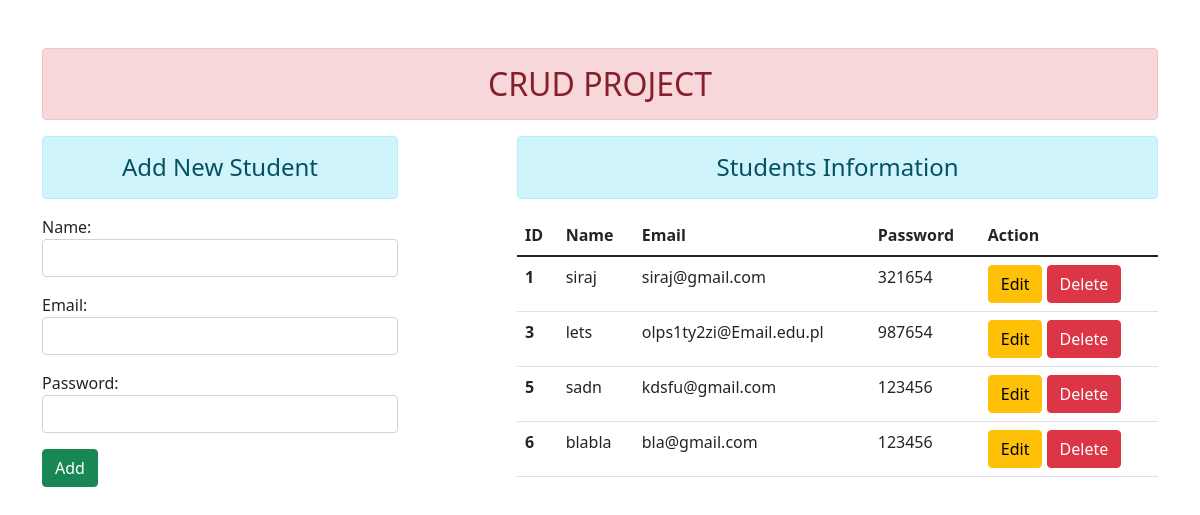
The page / on the database its author committed.
### enroll/models.py (models this page shows)
class User(models.Model):
    name = models.CharField(max_length=70)
    email = models.EmailField(max_length=100)
    password = models.CharField(max_length=100)

### enroll/views.py (the view)
# urls.py: path('', views.add_show, name='addandshow'),
def add_show(request):
    if request.method == 'POST':
        fm = StudentRegistration(request.POST)
        if fm.is_valid():
            nm = fm.cleaned_data['name']
            em = fm.cleaned_data['email']
            pw = fm.cleaned_data['password']
            reg = User(name=nm, email=em, password=pw)
            reg.save()
            return redirect('addandshow')
    else:
        fm = StudentRegistration()
    stud = User.objects.all()
    return render(request, 'add_and_show.html', {'form': fm, 'stu': stud})

### enroll/forms.py
class StudentRegistration(forms.ModelForm):
    class Meta:
        model = User # inherit from models.py
        fields = ['name', 'email', 'password'] # creating fields to specify
        widgets = {
            'name': forms.TextInput(attrs={'class': 'form-control'}),
            'email': forms.EmailInput(attrs={'class': 'form-control'}),
            'password': forms.PasswordInput(render_value=True, attrs={'class': 'form-control'}),
        }

### enroll/templates/add_and_show.html (shortened to what this page needs)
{% extends 'base.html' %}
{% block content %}
<div class="row">
    <div class="col-sm-4">
        <h4 class="text-center alert alert-info">Add New Student</h4>
        <form action="" method="POST">
        {{ form.as_p }}
        <input type="submit"  class="btn btn-success" value="Add">
        </form>
    </div>
        <div class='col-sm-7 offset-1'>
            <h4 class="text-center alert alert-info">Students Information</h4>
            {% if stu %}
                <table class="table table-hover">
                  <thead>
                    <tr>
                      <th scope="col">ID</th>
                      <th scope="col">Name</th>
                      <th scope="col">Email</th>
                      <th scope="col">Password</th>
                      <th scope="col">Action</th>
                    </tr>
                  </thead>
                  <tbody>
                  {% for st in stu %}
                    <tr>
                      <th scope="row">{{ st.id }}</th>
                      <td>{{ st.name }}</td>
                      <td>{{ st.email }}</td>
                      <td>{{ st.password }}</td>
                       <td>
                           <a href="{% url 'updatedata' st.id %}" class="btn btn-warning ">Edit</a>
                           <form action="{% url 'deletedata' st.id %}" method="post" class="d-inline">
                               <input type="submit" class="btn btn-danger" value="Delete">
                           </form>
                       </td>
                    </tr>
                    {% endfor %}
                  </tbody>
                </table>
            {% else %}
                <h4 class="text-center alert alert-warning">No Records</h4>
            {% endif %}
        </div>
</div>
{% endblock %}

### enroll/templates/base.html (shortened to what this page needs)
{% load static %}
<!DOCTYPE html>
<html lang="en">
<head>
    <link rel="stylesheet" href="{% static 'enroll/css/bootstrap.css' %}">
</head>
<body>
<div class="container mt-5 ">
        <h2 class="text-center alert alert-danger" >CRUD PROJECT </h2>
    {% block content %}
    {% endblock %}
</div>
</body>
</html>

### rows shown on the page
User: id "1", name "siraj", email "siraj@gmail.com", password "321654"
User: id "3", name "lets", email "olps1ty2zi@Email.edu.pl", password "987654"
User: id "5", name "sadn", email "kdsfu@gmail.com", password "123456"
User: id "6", name "blabla", email "bla@gmail.com", password "123456"
